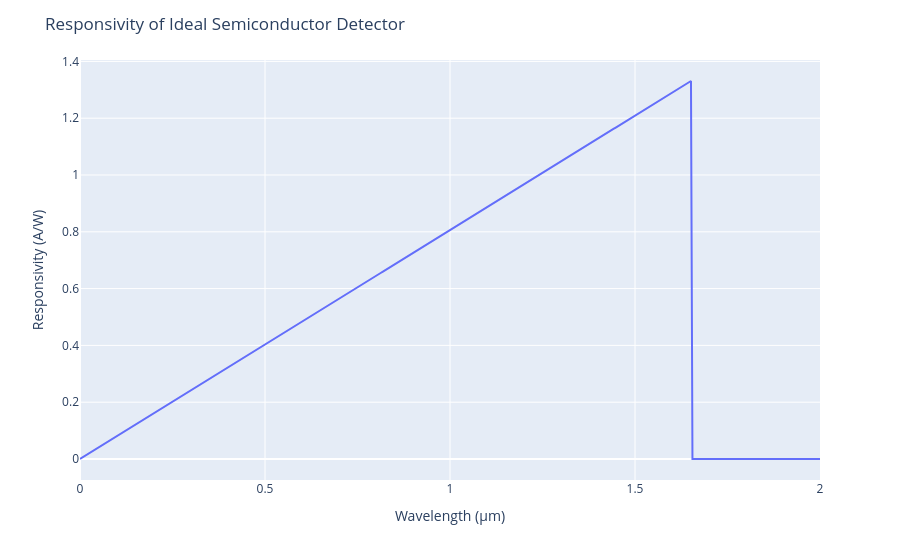

The code cell stored with this chart in its notebook:
### Markdown cell above
理想半导体探测器（假设每个入射光子都能产生一个载流子）的光响应度可写为

$$
R(\lambda) = \eta \frac{q\lambda}{hc}
$$

其中
- $q$ 为电子电荷，
- $h$ 为普朗克常数，
- $c$ 为光速，
- $\lambda$ 为入射光波长，
- $\eta$ 为量子效率（理想情况下可取 1）。

需要注意的是，由于半导体材料的能隙 $E_g$ 限制了吸收范围，其截止波长为

$$
\lambda_g = \frac{hc}{E_g}
$$

因此，整个的关系式为

$$
R(\lambda) =
\begin{cases}
\eta \frac{q\lambda}{hc}, & \lambda \leq \lambda_g \\
0, & \lambda > \lambda_g
\end{cases}
$$

### Code cell
import numpy as np
import plotly.express as px

# 常数（SI单位）
q = 1.60217662e-19      # 基本电荷，单位：库仑
h = 6.62607015e-34      # 普朗克常数，单位：J·s
c = 3.0e8               # 光速，单位：m/s

# 探测器参数
eta = 1.0               # 理想量子效率
Eg_eV = 0.75            # 能隙，单位：eV
Eg = Eg_eV * q          # 转换为焦耳
lambda_g = h * c / Eg   # 截止波长，单位：m

# 波长范围
wavelength = np.linspace(0, 2.0e-6, 500)

# 定义理想响应度函数 R(λ)
def responsivity(lambda_m):
    # 初始化响应度数组
    R = np.zeros_like(lambda_m)
    # 当波长小于等于截止波长时，计算响应度
    mask = lambda_m <= lambda_g
    R[mask] = eta * (q * lambda_m[mask]) / (h * c)
    # 当波长大于截止波长时，响应度为 0
    return R

# 计算响应度
R_values = responsivity(wavelength)

# 绘图
fig = px.line(x=wavelength * 1e6, y=R_values, labels={'x': 'Wavelength (μm)', 'y': 'Responsivity (A/W)'})
fig.update_layout(title='Responsivity of Ideal Semiconductor Detector')
fig.show()

### Figure 1 — Plotly figure (JSON) as saved in the notebook; plotly's stock layout.template omitted (floating-point values rounded to 4 significant figures; data arrays with more than 128 entries replaced by an {"elided": "..."} marker saying what was removed)
{"data": [{"hovertemplate": "Wavelength (μm)=%{x}<br>Responsivity (A/W)=%{y}<extra></extra>", "legendgroup": "", "line": {"color": "#636efa", "dash": "solid"}, "marker": {"symbol": "circle"}, "mode": "lines", "name": "", "orientation": "v", "showlegend": false, "x": {"elided": "500 float values"}, "xaxis": "x", "y": {"elided": "500 float values"}, "yaxis": "y", "type": "scatter"}], "layout": {"xaxis": {"anchor": "y", "domain": [0.0, 1.0], "title": {"text": "Wavelength (μm)"}}, "yaxis": {"anchor": "x", "domain": [0.0, 1.0], "title": {"text": "Responsivity (A/W)"}}, "legend": {"tracegroupgap": 0}, "margin": {"t": 60}, "title": {"text": "Responsivity of Ideal Semiconductor Detector"}}}
